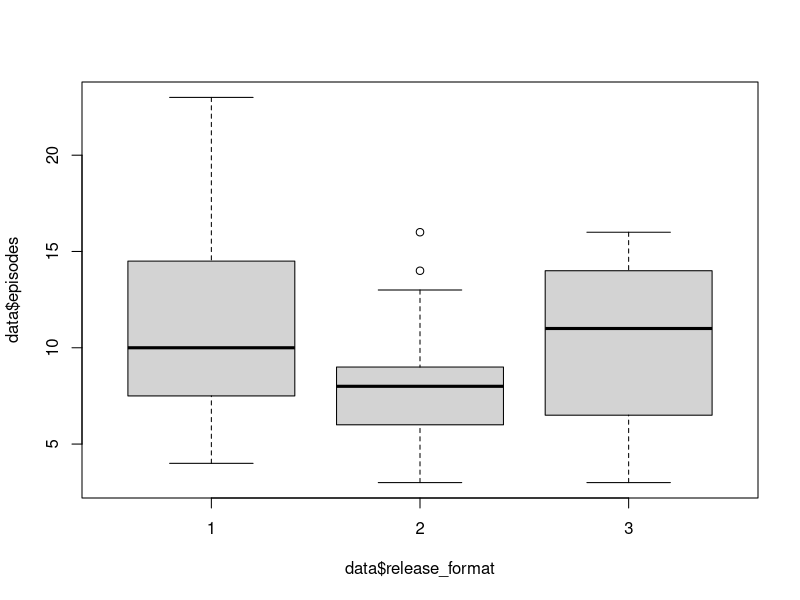

Source code (R):
library(readr)
data<-read_csv("data.csv")

dim(data)
names(data)
summary(data)

# descriptive statistics table 1

# generate summary statistics for episodes
mean(data$episodes)
sd(data$episodes)

# summary for release format
sd(data$release_format)

# generate proportations 
table(data$release_format)

#linear regression test

linear_relationship <- lm(episodes ~ as.factor (release_format), data = data)
summary(linear_relationship)

#box plot
boxplot(data$episodes ~ data$release_format)
